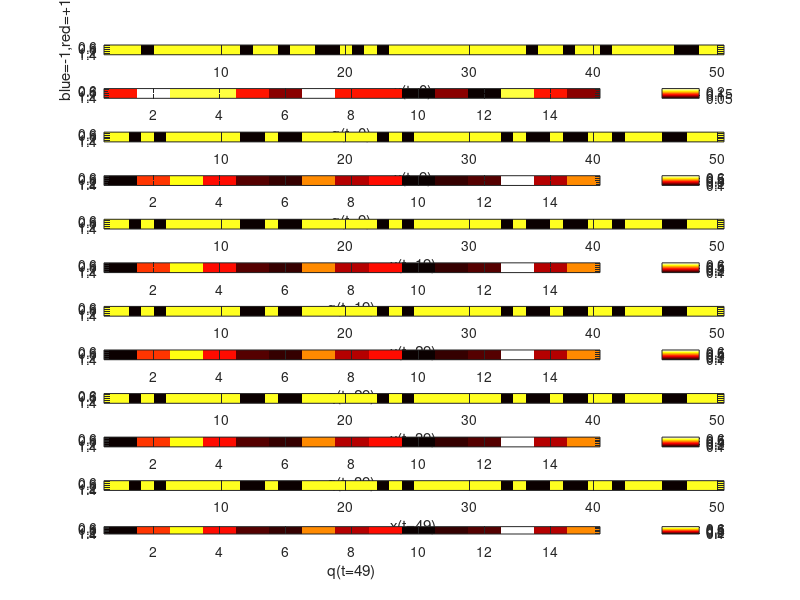
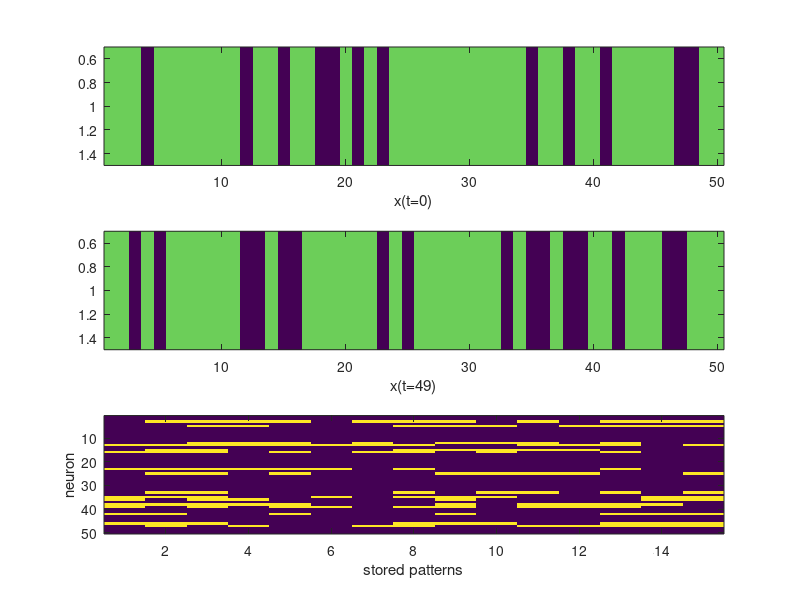

Here is the MATLAB script that generated these plots, in order:
%BUILD A HOPFIELD NETWORK WHICH RETRIEVES RANDOM MEMORIES
clear all; %clear all variables
close all; %close all open figure windows

%DEFINE NETWORK PARAMETERS
NumPatt = 15 %Number of memory patterns that network will attempt to store and retrieve
N = 50 %Number of neurons in the network (and number of elements in a memory pattern)
NumTimeSteps = 50 %length of run

%MEMORY PATTERNS
Mem_mat = 2*round(rand(N,NumPatt))-1; %random strings of 1's and -1's
%{
Note that the round command rounds off the random number, giving a 1 with probability 0.5
(i.e. if 0.5 <= rand < 1) or a 0 with probability 0.5 (if 0 < rand < 0.5). Multiplying 0 or 1 by 2
and then subtracting 1 gives either -1 or +1, respectively. Thus, this line defines a matrix whose
NumPatt columns each contain an N-element vector of random memory patterns. 
%}

%DEFINE SYNAPTIC WEIGHT MATRIX - Hebb Rule used to define synaptic weights
W_mat = Mem_mat*Mem_mat';

%INITIALIZE NETWORK ACTIVITY
%create an input pattern from the 1st pattern with noise
x_vect=zeros(1,N);
qStart = 0.1; %average overlap of initial activity pattern with first memory (the one to be retrieved)
selectedPattern = randi(NumPatt, 1,1)
for i=1:N
 if rand < qStart %assign x_i equal to Mem(i,1)
 x_vect(i)=Mem_mat(i,selectedPattern);
 else %assign random value for x_i
 if rand < .5
 x_vect(i) = 1;
 else
 x_vect(i) = -1;
 end
 end
end

initial_x_vect = x_vect;
q_mat = zeros(NumPatt, NumTimeSteps);
for i=1:NumPatt
    q_mat(i,1)= x_vect*Mem_mat(:,i)/N;
end


figure(1)
num_of_plots = (NumTimeSteps/10)+1;
num_of_plots = num_of_plots *2; %x and q at step

tStep=1;
iPlot=1;
h(iPlot) = subplot(num_of_plots,1,iPlot);
image(50*x_vect)
xlabel(strcat('x(t=',num2str(0),')'))
ylabel('blue=-1,red=+1')

iPlot=iPlot+1;
h(iPlot) = subplot(num_of_plots,1,iPlot);
%plot(abs(q_mat(:,tStep)'), '.');
%xlim([0 NumPatt+1]);
%ylim([0 1]);
colormap('hot')
imagesc(abs(q_mat(:,tStep)'))
colorbar
xlabel(strcat('q(t=',num2str(0),')'))


%RUN MODEL AND Show X Vector at each step

for tStep=2:NumTimeSteps
    x_vect = (2*(W_mat*x_vect' >= 0) - 1)'; %update rule
    for i=1:NumPatt
       q_mat(i, tStep)= x_vect*Mem_mat(:,i)/N;
    end
    
    if (mod(tStep,10)==0)
         iPlot=iPlot+1;

         h(iPlot) = subplot(num_of_plots,1,iPlot);
         image(50*x_vect)
         xlabel(strcat('x(t=',num2str(tStep-1),')'))

         iPlot=iPlot+1;
         h(iPlot) = subplot(num_of_plots,1,iPlot);
         %plot(abs(q_mat(:,tStep)'), '.');
         %xlim([0 NumPatt+1]);
         %ylim([0 1]);
         
         colormap('hot')
         imagesc(abs(q_mat(:,tStep)'))
         colorbar
         
         xlabel(strcat('q(t=',num2str(tStep-1),')'))

         %ylabel('blue=-1,red=+1')
     end
end



figure(2)
subplot(3,1,1)
image(50*initial_x_vect)
%ylabel('initial x')
xlabel(strcat('x(t=',num2str(0),')'))

subplot(3,1,2)
image(50*x_vect)
%ylabel('final x')
xlabel(strcat('x(t=',num2str(NumTimeSteps-1),')'))

subplot(3,1,3);
%{
dif = Mem_mat(:,1)'-x_vect;
image(50*dif)
xlabel(strcat(num2str(length(find(dif>0))), ' bits were flipped'))
ylabel('red=diff')
%}

diff_vs_all_others = Mem_mat-repmat(x_vect',1,NumPatt);

image(50*diff_vs_all_others)
xlabel('stored patterns');
ylabel('neuron')